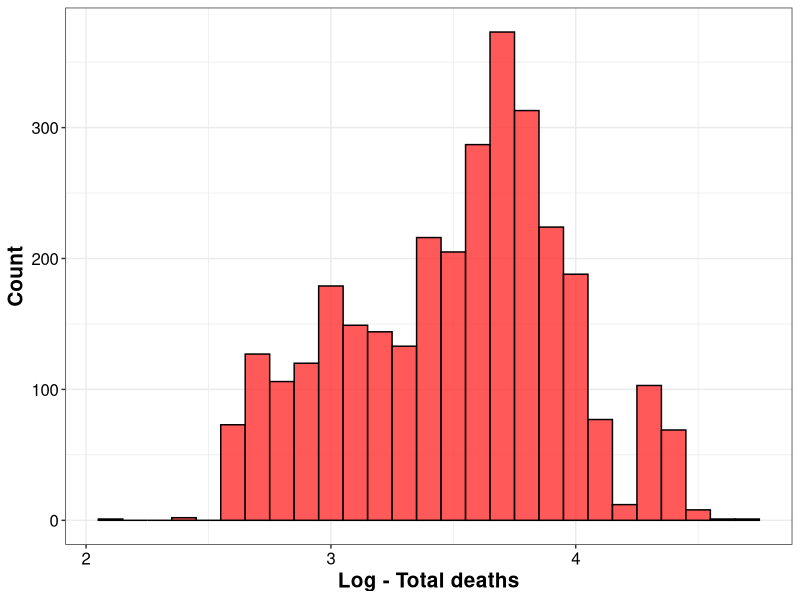
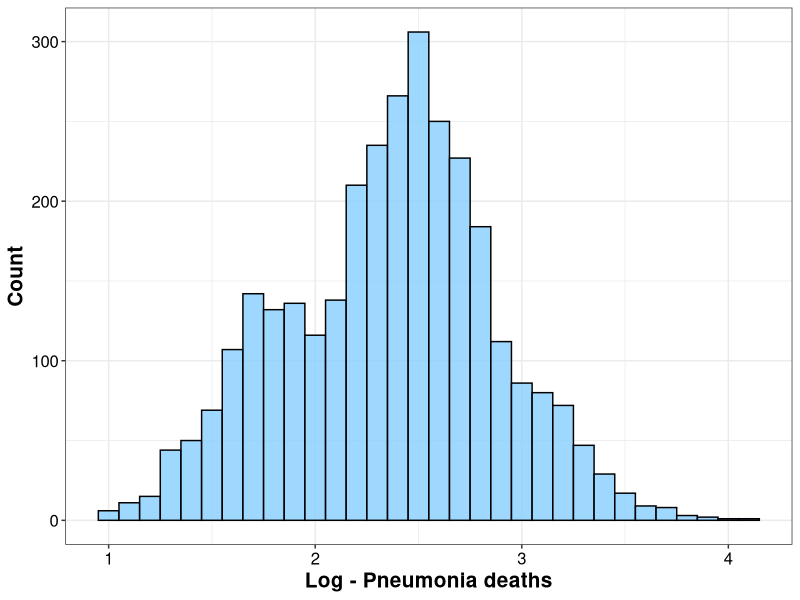
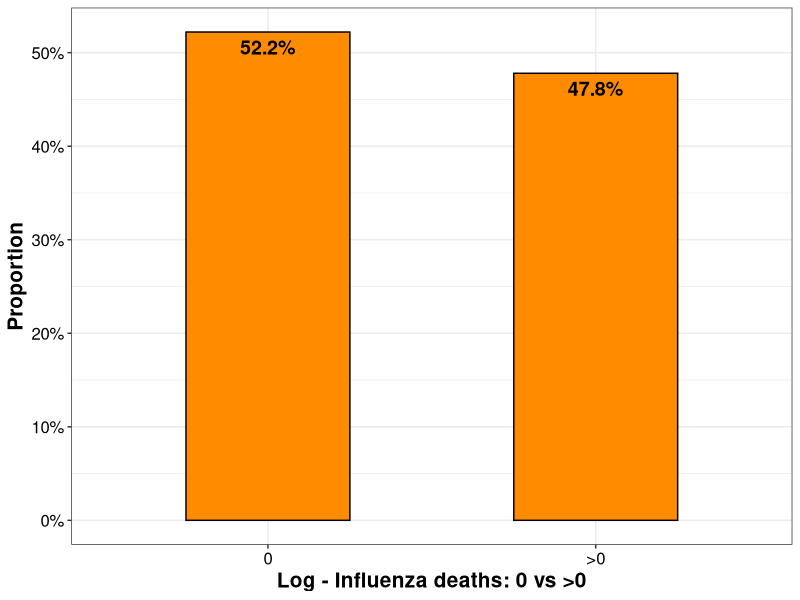
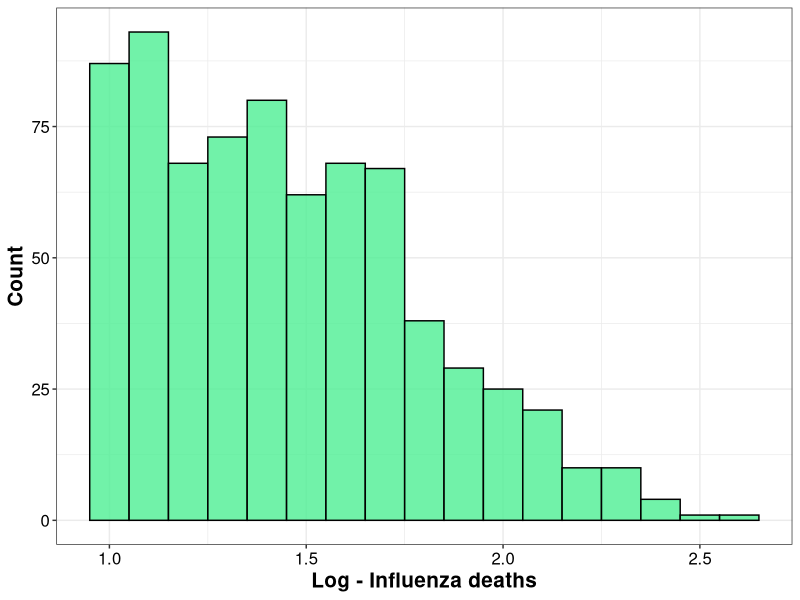
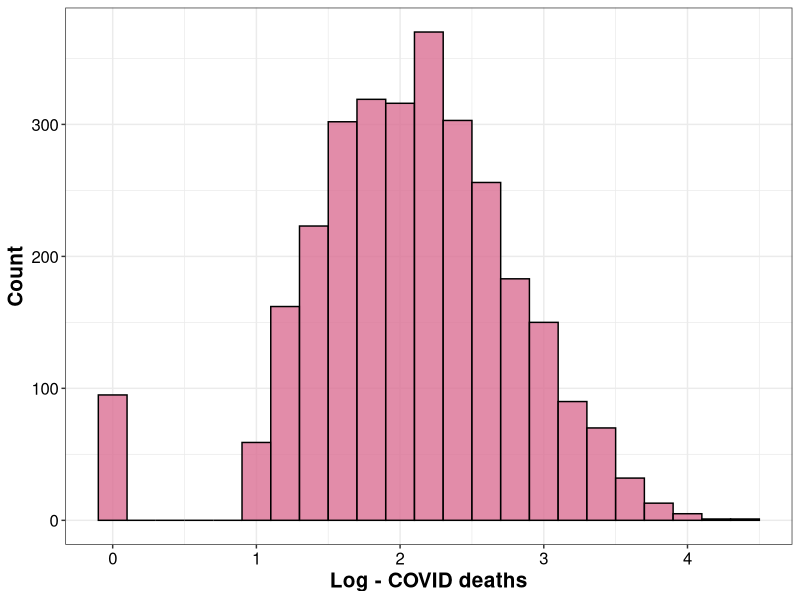
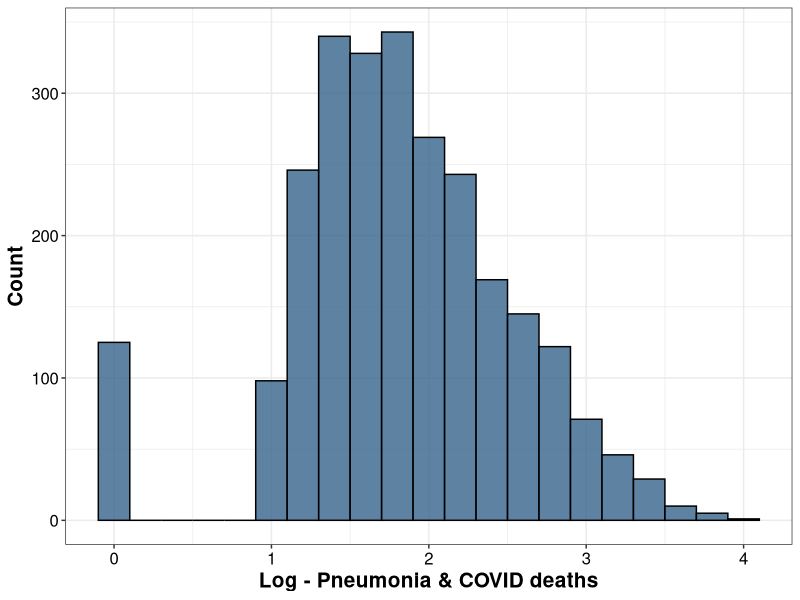
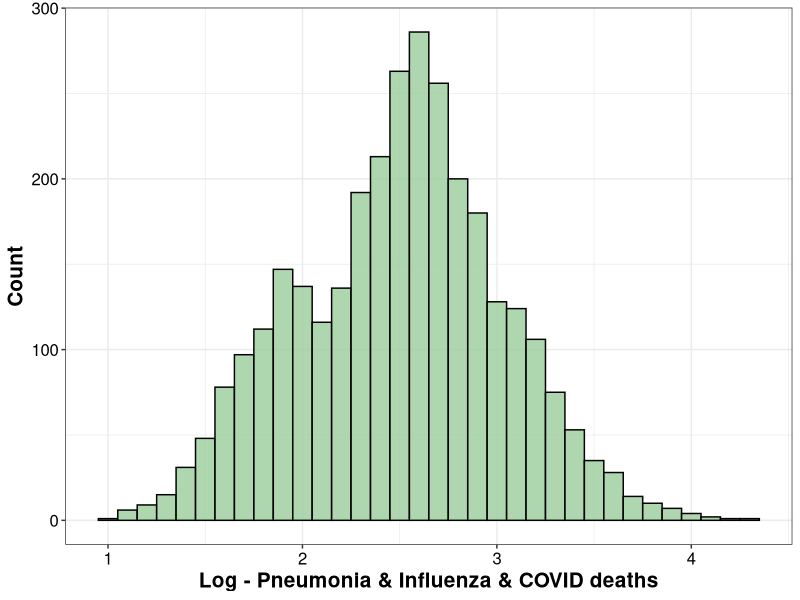
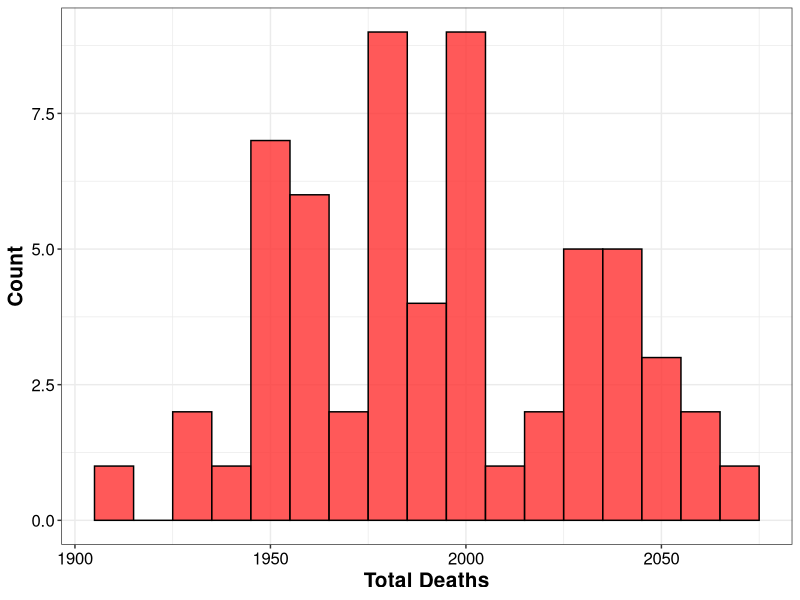

These charts were generated, in order, by the following R code:
## ---- chunk 1
# Load required package
library(fitdistrplus) # To fit distributions
library(tidyverse)
library(ggplot2)
## ---- chunk 2
# Load the data file
data <- read.csv("CDCdata.csv")
str(data) # Check data structure
## ---- chunk 3
# Drop Data.as.of, Start.Date, End.Date, and Week.Ending.Date
# Filter out monthly records
data <- data %>% 
  select(-c(Data.as.of, Start.Date, End.Date, Week.Ending.Date, MMWR.Week)) %>%
  filter(Group=="By Month")
str(data) # Check data structure
## ---- chunk 4
# Check what's in the column State
unique(data$State)
## ---- chunk 5
# Drop Group and Footnote
# Drop records for US, NYC, and Puerto Rico
data <- data %>% select(-c(Group, Percent.of.Expected.Deaths, Footnote)) %>%
  filter(!State %in% c("United States", "New York City", "Puerto Rico"))
str(data) # Check data structure
## ---- chunk 6
# Correct column formats
# Change column names
data <- data %>% 
  mutate(Year=as.character(Year), Month=as.character(Month), State=as.character(State),
         death_covid=as.integer(gsub(",", "", COVID.19.Deaths)),
         death_total=as.integer(gsub(",", "", Total.Deaths)),
         death_pna=as.integer(gsub(",", "", Pneumonia.Deaths)),
         death_pna_covid=as.integer(gsub(",", "", Pneumonia.and.COVID.19.Deaths)),
         death_flu=as.integer(gsub(",", "", Influenza.Deaths)),
         death_pna_flu_covid=as.integer(gsub(",", "", Pneumonia..Influenza..or.COVID.19.Deaths))) %>%
  select(Year, Month, State, death_total, death_pna, death_flu, death_covid, death_pna_covid, death_pna_flu_covid)
str(data) # Check data structure
## ---- chunk 7
summary(data) # Check data distribution
## ---- chunk 8
# Histogram of log death_total
hist_death_total <- ggplot(data, aes(x=log(death_total, 10)))+
  geom_histogram(binwidth=.1, fill="firebrick1", color="black", alpha=.8)+
  labs(x="Log - Total deaths", y="Count")+
  theme_bw()+
  theme(axis.title.x=element_text(size=15, color="black", face="bold"),
        axis.title.y=element_text(size=15, color="black", face="bold"),
        axis.text.x=element_text(color="black", size=12),
        axis.text.y=element_text(color="black", size=12))
hist_death_total
## ---- chunk 9
# Fit weibull distribution for log death_total
fit_wb <- fitdist(log(data$death_total, 10), "weibull")
summary(fit_wb)
## ---- chunk 10
# Fit gamma distribution for log death_total
fit_gm <- fitdist(log(data$death_total, 10), "gamma")
summary(fit_gm)
## ---- chunk 11
# Histogram of log death_pna
hist_death_pna <- ggplot(data, aes(x=log(death_pna, 10)))+
  geom_histogram(binwidth=.1, fill="skyblue1", color="black", alpha=.8)+
  labs(x="Log - Pneumonia deaths", y="Count")+
  theme_bw()+
  theme(axis.title.x=element_text(size=15, color="black", face="bold"),
        axis.title.y=element_text(size=15, color="black", face="bold"),
        axis.text.x=element_text(color="black", size=12),
        axis.text.y=element_text(color="black", size=12))
hist_death_pna
## ---- chunk 12
# Fit normal distribution for log death_pna
fit_norm <- fitdist(log(data$death_pna, 10), "norm")
summary(fit_norm)
## ---- chunk 13
# Generate an indicator variable for death_flu
# Estimate the probability for 0 vs >0
data2 <- data %>% 
  mutate(death_flu01=ifelse(death_flu==0, 0, 1)) %>%
  filter(!is.na(death_flu01))

bar_death_flu01 <- ggplot(data2, aes(x=factor(death_flu01)))+
  geom_bar(aes(y=..count../sum(..count..)), fill="darkorange", color="black", width=.5)+
  geom_text(aes(y=..count../sum(..count..), label=scales::percent(..count../sum(..count..))), 
            stat="count", size=5, vjust=1.5, fontface="bold")+
  scale_x_discrete(breaks=c(0, 1), labels=c("0", ">0"))+
  scale_y_continuous(labels=scales::percent_format())+
  labs(x="Log - Influenza deaths: 0 vs >0", y="Proportion")+
  theme_bw()+
  theme(axis.title.x=element_text(size=15, color="black", face="bold"),
        axis.title.y=element_text(size=15, color="black", face="bold"),
        axis.text.x=element_text(color="black", size=12),
        axis.text.y=element_text(color="black", size=12))
bar_death_flu01
## ---- chunk 14
# Filter out death_flu > 0
# Make a histogram for the >0 values
data3 <- data2 %>% filter(death_flu01==1)

hist_death_flu1 <- ggplot(data3, aes(x=log(death_flu, 10)))+
  geom_histogram(binwidth=.1, fill="seagreen2", color="black", alpha=.8)+
  labs(x="Log - Influenza deaths", y="Count")+
  theme_bw()+
  theme(axis.title.x=element_text(size=15, color="black", face="bold"),
        axis.title.y=element_text(size=15, color="black", face="bold"),
        axis.text.x=element_text(color="black", size=12),
        axis.text.y=element_text(color="black", size=12))
hist_death_flu1
## ---- chunk 15
# Fit weibull distribution for >0 log death_flu
fit_wb2 <- fitdist(log(data3$death_flu, 10), "weibull")
summary(fit_wb2)
## ---- chunk 16
# Fit gamma distribution for >0 log death_flu
fit_gm2 <- fitdist(log(data3$death_flu, 10), "gamma")
summary(fit_gm2)
## ---- chunk 17
# Clean the missing values in death_covid
data4 <- data %>% filter(!is.na(death_covid))

# Histogram of log death_covid+1
hist_death_covid <- ggplot(data4, aes(x=log(death_covid+1, 10)))+
  geom_histogram(binwidth=.2, fill="palevioletred", color="black", alpha=.8)+
  labs(x="Log - COVID deaths", y="Count")+
  theme_bw()+
  theme(axis.title.x=element_text(size=15, color="black", face="bold"),
        axis.title.y=element_text(size=15, color="black", face="bold"),
        axis.text.x=element_text(color="black", size=12),
        axis.text.y=element_text(color="black", size=12))
hist_death_covid
## ---- chunk 18
# Fit normal distribution for log death_covid+1
fit_norm2 <- fitdist(log(data4$death_covid+1, 10), "norm")
summary(fit_norm2)
## ---- chunk 19
# Clean the missing values in death_pna_covid
data5 <- data %>% filter(!is.na(death_pna_covid))

# Histogram of log death_pna_covid+1
hist_death_pna_covid <- ggplot(data5, aes(x=log(death_pna_covid+1, 10)))+
  geom_histogram(binwidth=.2, fill="steelblue4", color="black", alpha=.8)+
  labs(x="Log - Pneumonia & COVID deaths", y="Count")+
  theme_bw()+
  theme(axis.title.x=element_text(size=15, color="black", face="bold"),
        axis.title.y=element_text(size=15, color="black", face="bold"),
        axis.text.x=element_text(color="black", size=12),
        axis.text.y=element_text(color="black", size=12))
hist_death_pna_covid
## ---- chunk 20
# Fit normal distribution for log death_pna_covid+1
fit_norm3 <- fitdist(log(data5$death_pna_covid+1, 10), "norm")
summary(fit_norm3)
## ---- chunk 21
# Histogram of log death_pna_flu_covid
hist_death_pna_flu_covid <- ggplot(data, aes(x=log(death_pna_flu_covid, 10)))+
  geom_histogram(binwidth=.1, fill="darkseagreen3", color="black", alpha=.8)+
  labs(x="Log - Pneumonia & Influenza & COVID deaths", y="Count")+
  theme_bw()+
  theme(axis.title.x=element_text(size=15, color="black", face="bold"),
        axis.title.y=element_text(size=15, color="black", face="bold"),
        axis.text.x=element_text(color="black", size=12),
        axis.text.y=element_text(color="black", size=12))
hist_death_pna_flu_covid
## ---- chunk 22
# Fit normal distribution for log death_pna_flu_covid
fit_norm4 <- fitdist(log(data$death_pna_flu_covid, 10), "norm")
summary(fit_norm4)
## ---- chunk 23
# Load required packages
library(fitdistrplus) # To fit distributions
library(tidyverse)
library(ggplot2)

# Set seed for reproducibility
set.seed(42)

#Create synthetic data
synthetic_data <- tibble(
  Year = rep(2020:2024, each = 12),
  Month = rep(1:12, times = 5),
  State = rep(c("California", "Texas", "Florida", "New York", "Illinois"), times = 12),
  COVID.19.Deaths = round(rpois(60, lambda = 500)),
  Total.Deaths = round(rpois(60, lambda = 2000)),
  Pneumonia.Deaths = round(rpois(60, lambda = 300)),
  Pneumonia.and.COVID.19.Deaths = round(rpois(60, lambda = 150)),
  Influenza.Deaths = round(rpois(60, lambda = 50)),
  Pneumonia..Influenza..or.COVID.19.Deaths = round(rpois(60, lambda = 600))
)
## ---- chunk 24
#Clean and format the data - helped with AI tools!
synthetic_data <- synthetic_data %>%
  mutate(Year = as.character(Year),
         Month = as.character(Month),
         State = as.character(State),
         death_covid = COVID.19.Deaths,
         death_total = Total.Deaths,
         death_pna = Pneumonia.Deaths,
         death_pna_covid = Pneumonia.and.COVID.19.Deaths,
         death_flu = Influenza.Deaths,
         death_pna_flu_covid = Pneumonia..Influenza..or.COVID.19.Deaths) %>%
  select(Year, Month, State, death_total, death_pna, death_flu, death_covid, death_pna_covid, death_pna_flu_covid)

#Summary statistics
summary(synthetic_data)
## ---- chunk 25
# Define the generate_histogram function
generate_histogram <- function(data_col, title, color_fill) {
  # Remove 0s and NAs before applying the transformation
  cleaned_data <- data_col[!is.na(data_col) & data_col > 0]
  
  # Convert the cleaned column into a tibble before plotting
  data_tibble <- tibble(value = cleaned_data)
  
  # Generate histogram for raw data (no log transformation)
  ggplot(data_tibble, aes(x = value)) +
    geom_histogram(binwidth = 10, fill = color_fill, color = "black", alpha = .8) +
    labs(x = paste(title), y = "Count") +
    theme_bw() +
    theme(axis.title.x = element_text(size = 15, color = "black", face = "bold"),
          axis.title.y = element_text(size = 15, color = "black", face = "bold"),
          axis.text.x = element_text(color = "black", size = 12),
          axis.text.y = element_text(color = "black", size = 12))
}

# Death Total
hist_death_total <- generate_histogram(synthetic_data$death_total, "Total Deaths", "firebrick1")
hist_death_total

# Death Pneumonia
hist_death_pna <- generate_histogram(synthetic_data$death_pna, "Pneumonia Deaths", "skyblue1")
hist_death_pna

# Death Influenza 
hist_death_flu <- generate_histogram(synthetic_data$death_flu, "Influenza Deaths", "seagreen2")
hist_death_flu

# Death COVID 
hist_death_covid <- generate_histogram(synthetic_data$death_covid, "COVID Deaths", "palevioletred")
hist_death_covid

# Death Pneumonia & COVID 
hist_death_pna_covid <- generate_histogram(synthetic_data$death_pna_covid, "Pneumonia & COVID Deaths", "steelblue4")
hist_death_pna_covid

# Death Pneumonia, Flu & COVID 
hist_death_pna_flu_covid <- generate_histogram(synthetic_data$death_pna_flu_covid, "Pneumonia, Flu & COVID Deaths", "darkseagreen3")
hist_death_pna_flu_covid
## ---- chunk 26
# Function to clean specific numerical columns by removing values beyond 2 SDs from the mean
clean_specific_data_by_sd <- function(data) {
  cleaned_data <- data
  
  # List of numerical columns to clean
  numerical_columns <- c("death_total", "death_pna", "death_covid")
  
  # Loop through each numerical column in the list
  for (col_name in numerical_columns) {
    # Check if the column exists in the data and is numeric
    if (col_name %in% names(data) && is.numeric(data[[col_name]])) {
      
      # Calculate the mean and standard deviation of the column
      mean_val <- mean(data[[col_name]], na.rm = TRUE)
      sd_val <- sd(data[[col_name]], na.rm = TRUE)
      
      # Filter rows where the values are within 2 SDs from the mean
      cleaned_data <- cleaned_data[abs(cleaned_data[[col_name]] - mean_val) <= 2 * sd_val, ]
    }
  }
  
  return(cleaned_data)
}

cleaned_synthetic_data <- clean_specific_data_by_sd(synthetic_data)

# Few rows of the cleaned dataset
head(cleaned_synthetic_data)


## ---- chunk 27
#Re-Generate histograms for the cleaned data

# Death Total
hist_death_total_cleaned <- generate_histogram(cleaned_synthetic_data$death_total, "Total Deaths - Data Excluded Outliers", "firebrick1")
hist_death_total_cleaned

# Death Pneumonia
hist_death_pna_cleaned <- generate_histogram(cleaned_synthetic_data$death_pna, "Pneumonia Deaths - Data Excluded Outliers ", "skyblue1")
hist_death_pna_cleaned 

# Death Influenza
hist_death_flu_cleaned <- generate_histogram(cleaned_synthetic_data$death_flu, "Influenza Deaths - Data Excluded Outliers", "seagreen2")
hist_death_flu_cleaned

# Death COVID
hist_death_covid_cleaned <- generate_histogram(cleaned_synthetic_data$death_covid, "COVID Deaths- Data Excluded Outliers", "palevioletred")
hist_death_covid_cleaned

# Death Pneumonia & COVID
hist_death_pna_covid_cleaned <- generate_histogram(cleaned_synthetic_data$death_pna_covid, "Pneumonia & COVID Deaths - Data Excluded Outliers", "steelblue4")
hist_death_pna_covid_cleaned 

# Death Pneumonia, Flu & COVID
hist_death_pna_flu_covid_cleaned <- generate_histogram(cleaned_synthetic_data$death_pna_flu_covid, "Pneumonia, Flu & COVID Deaths - Data Excluded Outliers", "darkseagreen3")
hist_death_pna_flu_covid_cleaned
